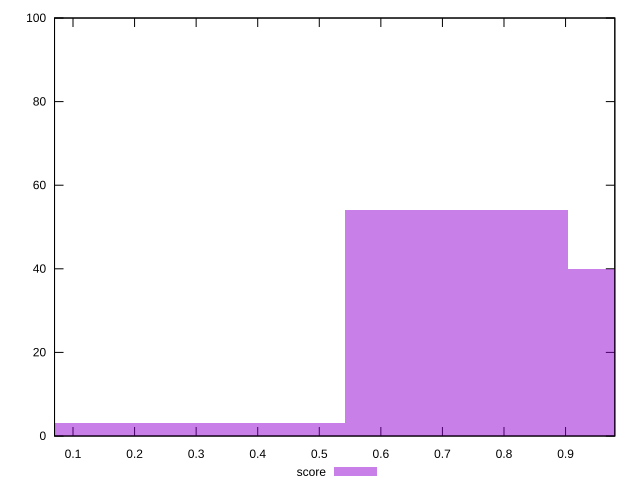

Write the gnuplot code that produced this figure.
reset

$score <<EOF
0.7231001579933309 54
1.0846502369899964 40
0 3
0.36155007899666547 3
EOF

set key outside below
set boxwidth 0.36155007899666547
set xrange [0.07:0.98]
set yrange [0:100]
set trange [0:100]
set style fill transparent solid 0.5 noborder
set terminal svg size 640, 490 enhanced background rgb 'white'
set output "reprap/first-cpu-idle/samples/pages/score/histogram.svg"

plot $score title "score" with boxes

reset
